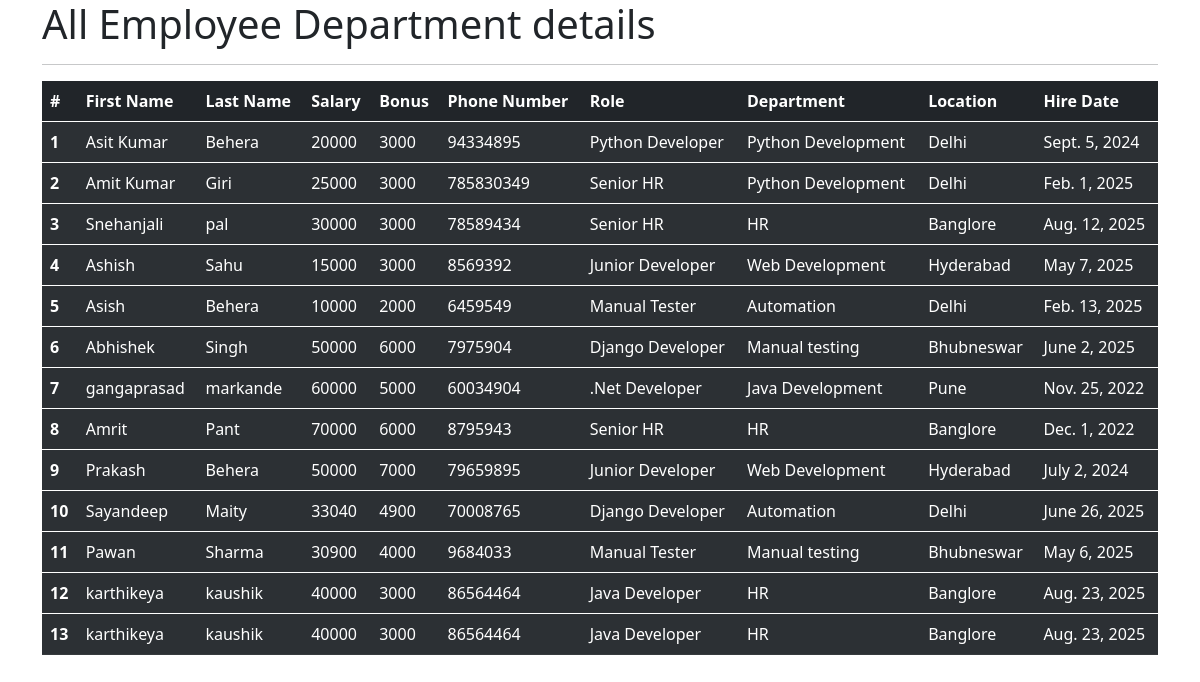
The app's page /all_emp with its own data.
### emp_app/models.py (models this page shows, shortened)
class Employee(models.Model):
    first_name = models.CharField(max_length=100, null=False)
    last_name = models.CharField(max_length=100)
    dept = models.ForeignKey(Department, on_delete=models.CASCADE)
    salary = models.IntegerField(default=0)
    bonus= models.IntegerField(default=0)
    role= models.ForeignKey(Role, on_delete=models.CASCADE)
    phone = models.IntegerField(default=0)
    hire_data = models.DateField()
    def __str__(self):
        return "%s %s %s " %(self.first_name, self.last_name, self.phone)

class Role(models.Model):
    name = models.CharField(max_length=100, null=False)

class Department(models.Model):
    name=models.CharField(max_length=100, null=False)
    location=models.CharField(max_length=100)

### emp_app/views.py (the view)
# urls.py: path('all_emp',views.all_emp, name= 'all_emp'),
def all_emp(request):
    emps =Employee.objects.all()
    context = {
        'emps': emps
    }
    print(context)
    return render(request, 'view_all_emp.html',context)

### emp_app/templates/view_all_emp.html (shortened to what this page needs)
<!DOCTYPE html>
<html lang="en">
<head>
    <link href="https://cdn.jsdelivr.net/npm/bootstrap@5.0.2/dist/css/bootstrap.min.css" rel="stylesheet">
</head>
<body>
  <div class="container">
      <h1>All Employee Department details</h1>
      <hr>
      <table class="table table-dark table-striped">
  <thead>
    <tr>
      <th scope="col">#</th>
      <th scope="col">First Name</th>
      <th scope="col">Last Name</th>
      <th scope="col">Salary</th>
        <th scope="col">Bonus</th>
        <th scope="col">Phone Number</th>
        <th scope="col">Role</th>
        <th scope="col">Department</th>
        <th scope="col">Location</th>
        <th scope="col">Hire Date</th>
    </tr>
  </thead>
          {% for emp in emps %}
<tbody>
    <tr>
          <th scope="row">{{emp.id}}</th>
          <td>{{emp.first_name}}</td>
           <td>{{emp.last_name}}</td>
           <td>{{emp.salary}}</td>
        <td>{{emp.bonus}}</td>
           <td>{{emp.phone}}</td>
           <td>{{emp.role.name}}</td>
           <td>{{emp.dept.name}}</td>
           <td>{{emp.dept.location}}</td>
           <td>{{emp.hire_data}}</td>
    </tr>
</tbody>
          {% endfor %}
</table>
  </div>
</body>
</html>

### records on screen
Employee: id "1", first_name "Asit Kumar", last_name "Behera", salary "20000", bonus "3000", phone "94334895", role.name "Python Developer", dept.name "Python Development", dept.location "Delhi", hire_data "Sept. 5, 2024"
Employee: id "2", first_name "Amit Kumar", last_name "Giri", salary "25000", bonus "3000", phone "785830349", role.name "Senior HR", dept.name "Python Development", dept.location "Delhi", hire_data "Feb. 1, 2025"
Employee: id "3", first_name "Snehanjali", last_name "pal", salary "30000", bonus "3000", phone "78589434", role.name "Senior HR", dept.name "HR", dept.location "Banglore", hire_data "Aug. 12, 2025"
Employee: id "4", first_name "Ashish", last_name "Sahu", salary "15000", bonus "3000", phone "8569392", role.name "Junior Developer", dept.name "Web Development", dept.location "Hyderabad", hire_data "May 7, 2025"
Employee: id "5", first_name "Asish", last_name "Behera", salary "10000", bonus "2000", phone "6459549", role.name "Manual Tester", dept.name "Automation", dept.location "Delhi", hire_data "Feb. 13, 2025"
Employee: id "6", first_name "Abhishek", last_name "Singh", salary "50000", bonus "6000", phone "7975904", role.name "Django Developer", dept.name "Manual testing", dept.location "Bhubneswar", hire_data "June 2, 2025"
Employee: id "7", first_name "gangaprasad", last_name "markande", salary "60000", bonus "5000", phone "60034904", role.name ".Net Developer", dept.name "Java Development", dept.location "Pune", hire_data "Nov. 25, 2022"
Employee: id "8", first_name "Amrit", last_name "Pant", salary "70000", bonus "6000", phone "8795943", role.name "Senior HR", dept.name "HR", dept.location "Banglore", hire_data "Dec. 1, 2022"
Employee: id "9", first_name "Prakash", last_name "Behera", salary "50000", bonus "7000", phone "79659895", role.name "Junior Developer", dept.name "Web Development", dept.location "Hyderabad", hire_data "July 2, 2024"
Employee: id "10", first_name "Sayandeep", last_name "Maity", salary "33040", bonus "4900", phone "70008765", role.name "Django Developer", dept.name "Automation", dept.location "Delhi", hire_data "June 26, 2025"
Employee: id "11", first_name "Pawan", last_name "Sharma", salary "30900", bonus "4000", phone "9684033", role.name "Manual Tester", dept.name "Manual testing", dept.location "Bhubneswar", hire_data "May 6, 2025"
Employee: id "12", first_name "karthikeya", last_name "kaushik", salary "40000", bonus "3000", phone "86564464", role.name "Java Developer", dept.name "HR", dept.location "Banglore", hire_data "Aug. 23, 2025"
Employee: id "13", first_name "karthikeya", last_name "kaushik", salary "40000", bonus "3000", phone "86564464", role.name "Java Developer", dept.name "HR", dept.location "Banglore", hire_data "Aug. 23, 2025"
